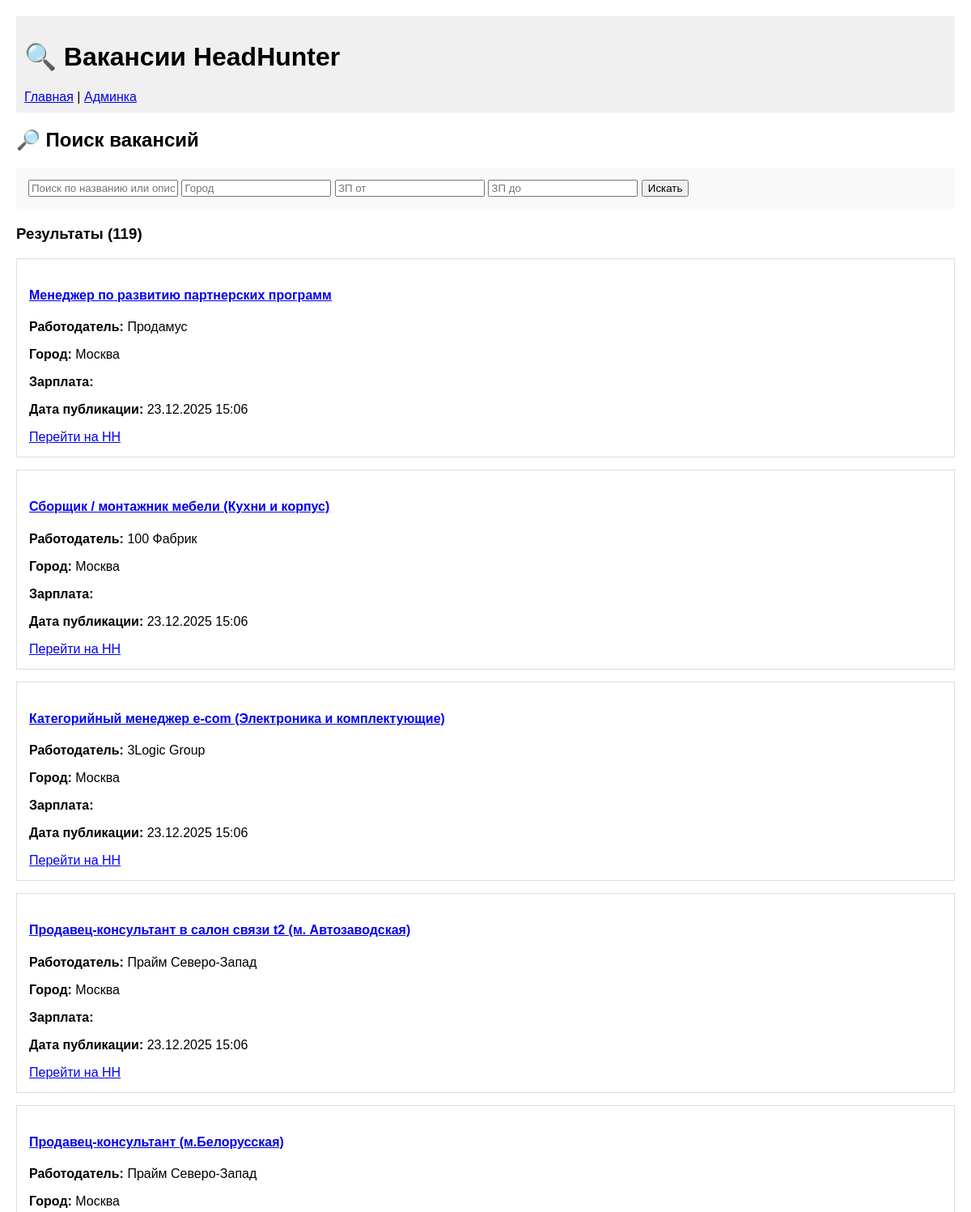
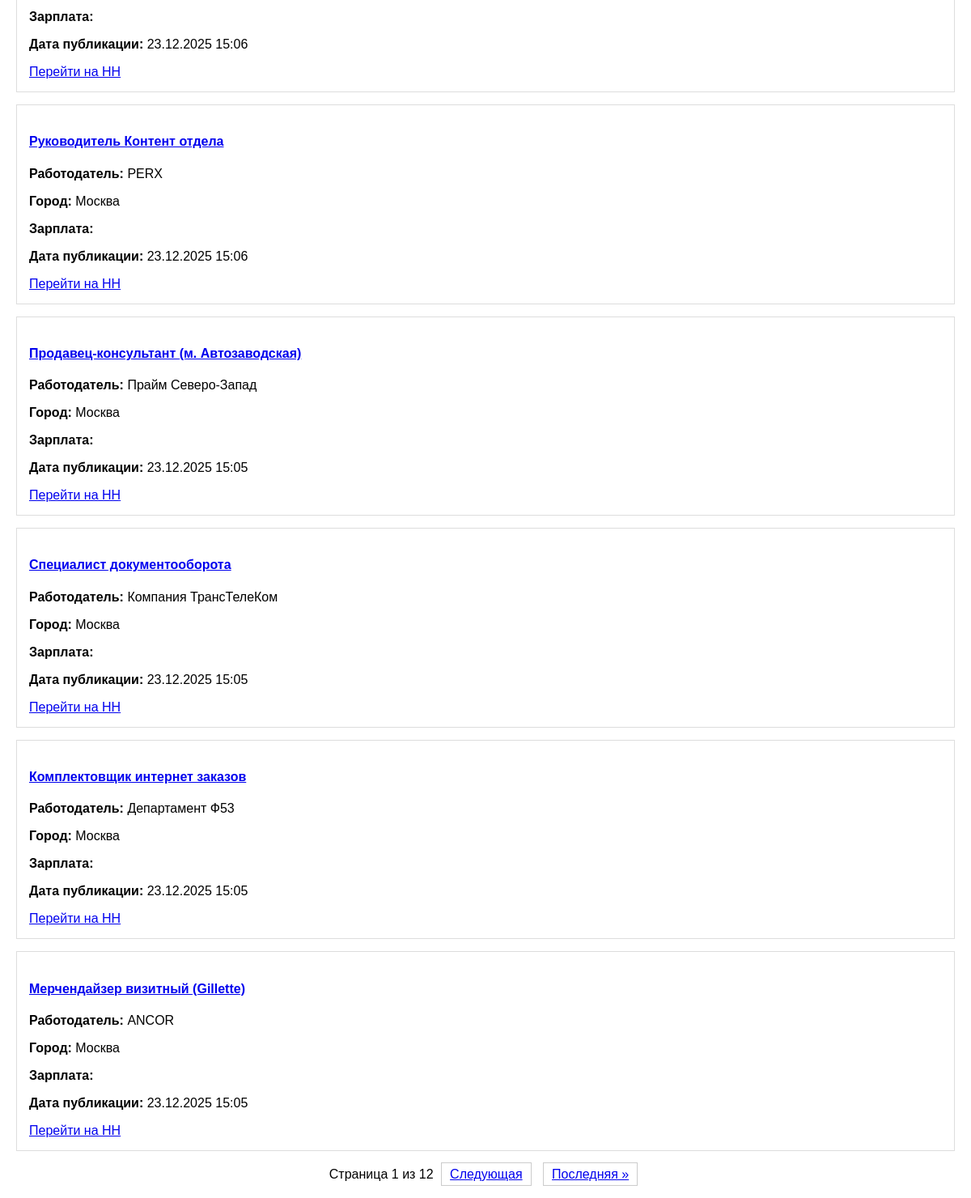
The page / on the database its author committed (2 pictures, top to bottom).
### hh_vacancies/models.py (models this page shows, shortened)
class Vacancy(models.Model):
    hh_id = models.CharField(max_length=50, unique=True, verbose_name="ID на HH")
    name = models.CharField(max_length=500, verbose_name="Название")
    employer_name = models.CharField(max_length=300, blank=True, verbose_name="Работодатель")
    area_name = models.CharField(max_length=100, blank=True, verbose_name="Город")
    salary_from = models.DecimalField(max_digits=10, decimal_places=2, null=True, blank=True, verbose_name="ЗП от")
    salary_to = models.DecimalField(max_digits=10, decimal_places=2, null=True, blank=True, verbose_name="ЗП до")
    currency = models.CharField(max_length=10, blank=True, verbose_name="Валюта")
    published_at = models.DateTimeField(null=True, blank=True, verbose_name="Дата публикации")
    url = models.URLField(blank=True, verbose_name="Ссылка на HH")
    description = models.TextField(blank=True, verbose_name="Описание")
    '''Мета информация модели'''
    class Meta:
        verbose_name = "Вакансия"
        verbose_name_plural = "Вакансии"
    '''текстовое представление'''

### hh_vacancies/views.py (the view)
# urls.py: path('', views.vacancy_list, name='vacancy_list'),
def vacancy_list(request):
    query = request.GET.get('q', '')
    area = request.GET.get('area', '')
    min_salary = request.GET.get('min_salary', '')
    max_salary = request.GET.get('max_salary', '')
    vacancies = Vacancy.objects.all()
    if query:
        vacancies = vacancies.filter(name__icontains=query) | vacancies.filter(description__icontains=query)
    if area:
        vacancies = vacancies.filter(area_name__icontains=area)
    if min_salary:
        vacancies = vacancies.filter(salary_from__gte=min_salary)
    if max_salary:
        vacancies = vacancies.filter(salary_to__lte=max_salary)
    paginator = Paginator(vacancies, 10)
    page_number = request.GET.get('page')
    page_obj = paginator.get_page(page_number)
    context = {
        'page_obj': page_obj,
        'query': query,
        'area': area,
        'min_salary': min_salary,
        'max_salary': max_salary,
    }
    return render(request, 'hh_vacancies/vacancy_list.html', context)

### hh_vacancies/templates/hh_vacancies/vacancy_list.html (shortened to what this page needs)
{% extends 'hh_vacancies/base.html' %}
{% block content %}
    <h2>🔎 Поиск вакансий</h2>
    <form method="GET" class="filters">
        <input type="text" name="q" value="{{ query }}" placeholder="Поиск по названию или описанию">
        <input type="text" name="area" value="{{ area }}" placeholder="Город">
        <input type="number" name="min_salary" value="{{ min_salary }}" placeholder="ЗП от">
        <input type="number" name="max_salary" value="{{ max_salary }}" placeholder="ЗП до">
        <button type="submit">Искать</button>
    </form>
    <h3>Результаты ({{ page_obj.paginator.count }})</h3>
    {% for vacancy in page_obj %}
        <div class="vacancy">
            <h4><a href="{% url 'vacancy_detail' vacancy.pk %}">{{ vacancy.name }}</a></h4>
            <p><strong>Работодатель:</strong> {{ vacancy.employer_name }}</p>
            <p><strong>Город:</strong> {{ vacancy.area_name }}</p>
            <p><strong>Зарплата:</strong> </p>
            <p><strong>Дата публикации:</strong> {{ vacancy.published_at|date:"d.m.Y H:i" }}</p>
            <a href="{{ vacancy.url }}" target="_blank">Перейти на HH</a>
        </div>
    {% empty %}
        <p>Ничего не найдено.</p>
    {% endfor %}
    <div class="pagination">
        <span>Страница {{ page_obj.number }} из {{ page_obj.paginator.num_pages }}</span>
        {% if page_obj.has_next %}
            <a href="?page={{ page_obj.next_page_number }}">Следующая</a>
            <a href="?page={{ page_obj.paginator.num_pages }}">Последняя &raquo;</a>
        {% endif %}
    </div>
{% endblock %}

### hh_vacancies/templates/hh_vacancies/base.html (shortened to what this page needs)
<!DOCTYPE html>
<html lang="ru">
<head>
</head>
<body>
    <div class="header">
        <h1>🔍 Вакансии HeadHunter</h1>
        <a href="{% url 'vacancy_list' %}">Главная</a> |
        <a href="{% url 'admin:index' %}" target="_blank">Админка</a>
    </div>
    {% block content %}{% endblock %}
</body>
</html>

### hh_vacancies/templates/hh_vacancies/base.html (style rules this page uses)
body { font-family: Arial, sans-serif; margin: 20px; }
.header { background: #f0f0f0; padding: 10px; margin-bottom: 20px; }
.vacancy { border: 1px solid #ddd; padding: 15px; margin-bottom: 15px; }
.filters { margin-bottom: 20px; padding: 15px; background: #f9f9f9; }
.pagination { text-align: center; margin-top: 20px; }
.pagination a { margin: 0 5px; padding: 5px 10px; border: 1px solid #ccc; }

### rows shown on the page
Vacancy: name "Менеджер по развитию партнерских программ", employer_name "Продамус", area_name "Москва", published_at "23.12.2025 15:06"
Vacancy: name "Сборщик / монтажник мебели (Кухни и корпус)", employer_name "100 Фабрик", area_name "Москва", published_at "23.12.2025 15:06"
Vacancy: name "Категорийный менеджер e-com (Электроника и комплектующие)", employer_name "3Logic Group", area_name "Москва", published_at "23.12.2025 15:06"
Vacancy: name "Продавец-консультант в салон связи t2 (м. Автозаводская)", employer_name "Прайм Северо-Запад", area_name "Москва", published_at "23.12.2025 15:06"
Vacancy: name "Продавец-консультант (м.Белорусская)", employer_name "Прайм Северо-Запад", area_name "Москва", published_at "23.12.2025 15:06"
Vacancy: name "Руководитель Контент отдела", employer_name "PERX", area_name "Москва", published_at "23.12.2025 15:06"
Vacancy: name "Продавец-консультант (м. Автозаводская)", employer_name "Прайм Северо-Запад", area_name "Москва", published_at "23.12.2025 15:05"
Vacancy: name "Специалист документооборота", employer_name "Компания ТрансТелеКом", area_name "Москва", published_at "23.12.2025 15:05"
Vacancy: name "Комплектовщик интернет заказов", employer_name "Департамент Ф53", area_name "Москва", published_at "23.12.2025 15:05"
Vacancy: name "Мерчендайзер визитный (Gillette)", employer_name "ANCOR", area_name "Москва", published_at "23.12.2025 15:05"

### other values the page prints
{{ page_obj.paginator.count }} "119"
{{ page_obj.number }} "1"
{{ page_obj.paginator.num_pages }} "12"
